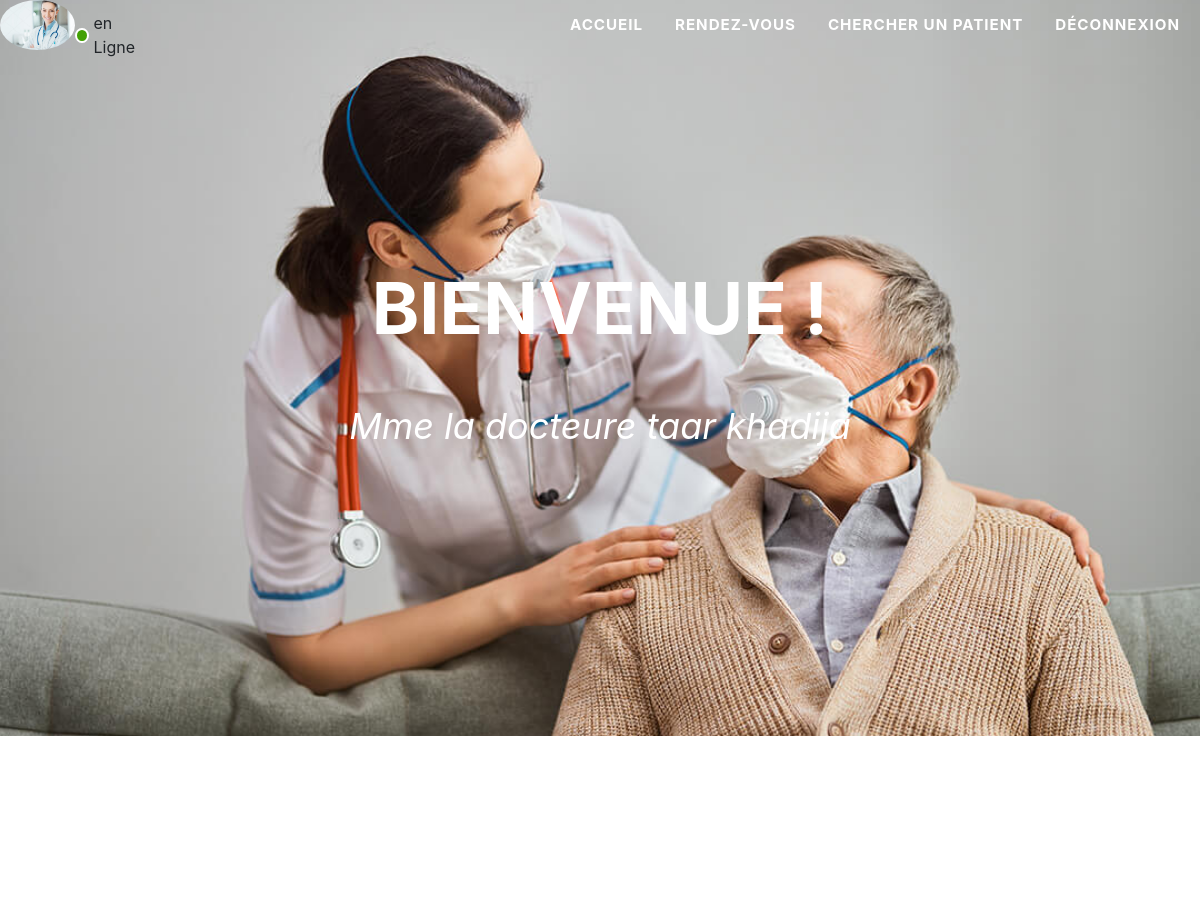
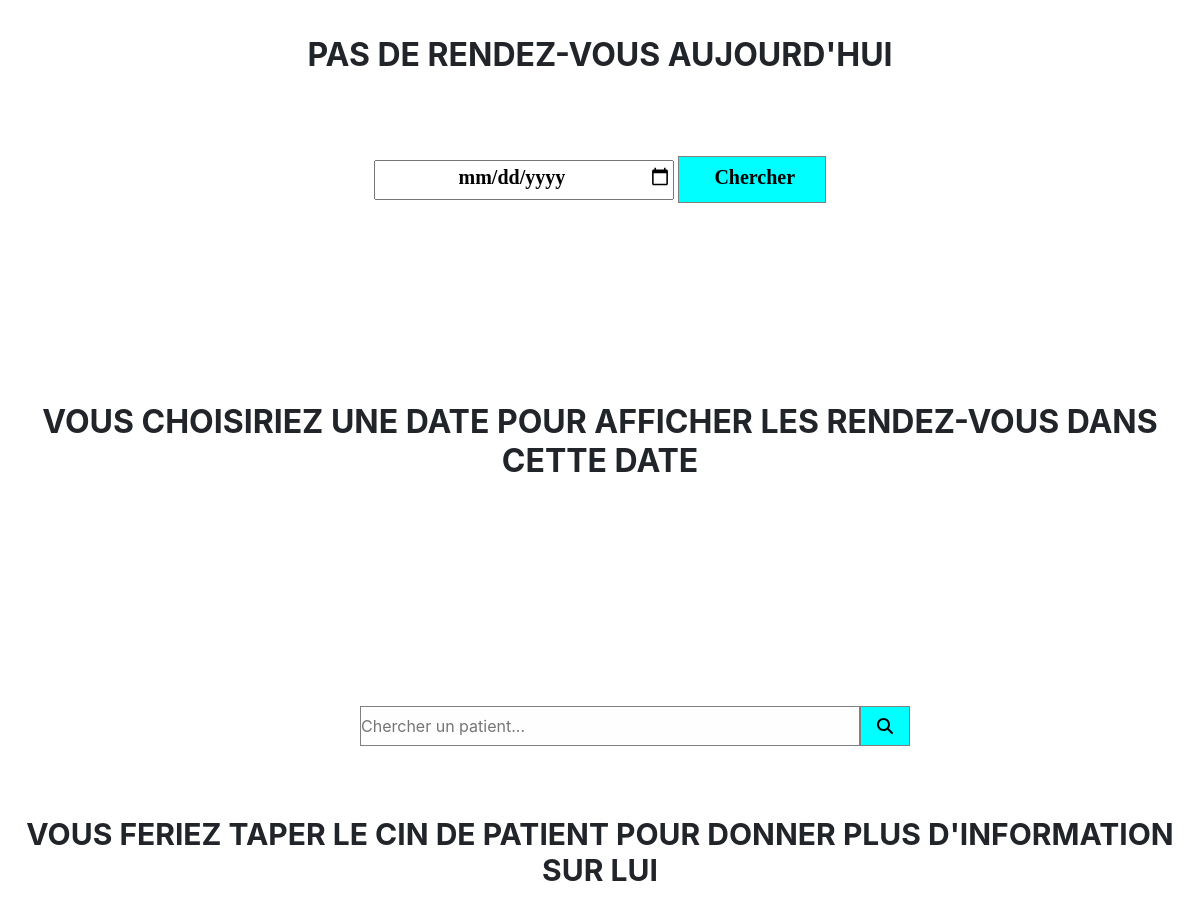
Page /Medcine/medcinaccueil.php (signed in) on the committed database (2 pictures, top to bottom).
### tables this page shows
CREATE TABLE IF NOT EXISTS `medcin` (
  `cinmed` varchar(10) NOT NULL,
  `nommed` varchar(45) NOT NULL,
  `prenommed` varchar(45) NOT NULL,
  `telemed` varchar(10) NOT NULL,
  `photomed` varchar(100) NOT NULL,
  `emailmed` varchar(50) NOT NULL,
  `codspecialiter` int(11) NOT NULL,
  `dplmmed` varchar(100) NOT NULL,
  `sexe` varchar(7) NOT NULL,
  PRIMARY KEY (`cinmed`),
  KEY `fk1` (`codspecialiter`)
);

### Medcine/medcinaccueil.php (the view, shortened to what this page needs)
<!DOCTYPE html>
<html lang="en">
    <head>
         <link rel="stylesheet"  href="css/acueil.css">
        <link href="css/styles.css" rel="stylesheet" />
        <?php
        require "conexion.php";
        $cin=$_SESSION["cin"];
        $rep1=$con->query("SELECT `photomed`, `nommed`, `prenommed`,`sexe` FROM `medcin`
        WHERE `cinmed`='$cin'");
        $ligne=$rep1->fetch();?>
    </head>
    <body id="page-top" >
        <nav class="navbar navbar-expand-lg navbar-dark fixed-top" id="mainNav">
        <?php $photo=$ligne["photomed"];
            echo"<img src='images/$photo' style=' width:80px;
            height:50px;
            border-radius: 50%;'/>";?>
            <div id='enligne'> </div>
    <div style=' position:relative;
    top:10px; left:5px;'>en Ligne</div>
            <div class="container">
                <div class="collapse navbar-collapse" id="navbarResponsive">
                    <ul class="navbar-nav text-uppercase ms-auto py-4 py-lg-0">
                        <li class="nav-item"><a class="nav-link" href="#Accueil">Accueil</a></li>
                        <li class="nav-item"><a class="nav-link" href="#ajourdhuit">Rendez-vous</a></li>
                        <li class="nav-item"><a class="nav-link" href="#patient">Chercher un patient</a></li>
                        <li class="nav-item" id="adm"><a class="nav-link" href="DeconnexionPac.php">Déconnexion</a></li>
                    </ul>
                </div>
            </div>
        </nav>
        <header class="masthead" id="Accueil">
            <div class="container" >
                <div class="masthead-heading text-uppercase">Bienvenue !</div>
                <?php
                    if($ligne["sexe"]=="homme"){
                        echo"<div class='masthead-subheading' id='welcom'>Mr le docteur ".$ligne['nommed'] ." ".
                        $ligne['prenommed']."</div>";
                    }
                    else{
                        echo"<div class='masthead-subheading' id='welcom'>Mme la docteure ".$ligne['nommed'] ." ".
                        $ligne['prenommed']."</div>";
                    }
                ?>
            </div>
        </header>
        <br><br><br>
            <section  id='ajourdhuit' >
            <?php
                $r=0;
                    if($r==0){
                        echo"<div class='text-center' id='dans'>
                                <h2 class='section-heading text-uppercase'>Pas de rendez-vous aujourd'hui </h2>
                            </div>";
                    }
                ?>
                <section id="rendezvous">
                <form  method="post"  action="medcinaccueil.php#rendezvous" class="rend">
                    <div class='rendezvous'>
                        <input type="date" name="date"  >
                        <input type="submit" value=" Chercher" name="rendv" class="rndv">
                    <div>
                </form>
                <?php
                echo "<div class='rslrndv'>";
                if(isset($_POST["rendv"])){
                    $a=0;
                    $x=0;
                    if(!empty($_POST["date"])){
                        $date=$_POST["date"];
                        $rep=$con->query("SELECT `numrend`, `daterend`, `heurerend`, `cinmed`, `cinpac` FROM `rendezvous`
                        WHERE `daterend`='$date' and `cinmed`='$cin'  order by `heurerend`");
                        while($ligne=$rep->fetch()){
                            $x++;
                                if($a==0){
                                    echo"<div class='text-center' id='dans'>
                                    <h2 class='section-heading text-uppercase'>Les rendez-vous dans ".$date."</h2>
                                    </div>";
                                    echo"<table border='1'><tr><th>Numero de Rendez-vous</th><th>Date de Rendez-vous</th>
                                    <th>Heure de Rendez-vous</th><th>cin de patient </th></tr>"; }
                                $a++;
                                $cinpac=$ligne["cinpac"];
                                echo"<tr><td id='col1'>".$ligne["numrend"]."</td><td id='col2'>".$ligne["daterend"]."</td>
                                <td id='col1'>".$ligne["heurerend"]."</td>
                                <td id='col2'>".$ligne["cinpac"]."</td></tr>";
                        }
                        echo("</table>");
                        if($x==0){
                            echo"<div class='text-center' id='dans'>
                                    <h2 class='section-heading text-uppercase'>Pas de rendez-vous dans  ".$date."</h2>
                                </div>";
                        }
                    }
                    else{
                        echo"<script>alert('Choisir une date')</script>";
                    }
            }else{
                echo"<div class='text-center' id='dans'>
                        <h2 class='section-heading text-uppercase'>Vous Choisiriez une Date pour afficher les rendez-vous dans cette date  </h2>
                    </div>";
            }
            echo "</div>" ;?>
            </section>
                </section>
        <section id='patient'>
            <form method='post' class="form" action="medcinaccueil.php#patient">
                <input type="search" name="inpcherch" placeholder="Chercher un patient..." required/>
                <button type="submit"  name="cherch" class="chrch"><i class="fa fa-search"></i></button><br>
            <form >
        <?php
        if(isset($_POST["cherch"])){
            $cinpac=$_POST["inpcherch"];
            $rep=$con->query ("SELECT `cinpac`, `nompac`, `prenompac`, `genrePac`, `datenaissancepac`,
            `telePac`, `photopac` FROM `pacient` WHERE `cinpac`='$cinpac' and
            `cinpac`=any(select `cinpac` from rendezvous  where `cinmed`='$cin')");
            if($ligne=$rep->fetch()){
                echo"<div class='text-center' id='info'>
                        <h2 class='section-heading text-uppercase'>Plus d'informations...</h2>
                     </div>";
                $photopac=$ligne["photopac"];
                echo"<div class='medcin'>";
                echo"<img src='../Patient/Patient/Profil_Patient_img/$photopac'/>
                <span id='p1'> ". $ligne['nompac'] ." " . $ligne['prenompac']."</span >
                <hr>
                <p id='p2'>Date de Naissance :".$ligne['datenaissancepac']."</p>
                <hr>
                <p id='p3'> Genre : ".$ligne['genrePac']."</p>
                <hr>
                <p id='p4'>Telephone :".$ligne['telePac']."</p>
                <hr>
                </div>";
            }
            else{
                echo"<div class='text-center' >
                    <h2 class='text2'>Le patient qu'il a le CIN   '".$cinpac."' est introuvable</h2>
                </div>";
            }
        }else{
            echo"<div class='text-center' >
                    <h2 class='text3'>Vous feriez taper le CIN de patient pour donner plus d'information sur lui </h2>
                </div>";
        }
        ?>
        </section>
    </body>
</html>

### Medcine/css/acueil.css (style rules this page uses)
* { padding: 0px; margin: 0px; }
body { background-image:url('Login_v16/images/med.jpg'); background-repeat: no-repeat; background-position: center; background-size: cover; position: relative; width: 100%; height: 900px; }
nav { background-color: rgb(0, 255, 242); height: 50px; padding-top: 10px; }
input[type=search] { width: 500px; height: 40px; position: relative; left: 30%; bottom: -30Px; border: 1px solid grey; background-color: rgb(254, 254, 254); }
.chrch { height: 40px; width: 50px; position: relative; left: 29.6%; border: 1px solid grey; bottom: -30px; border: 1px solid grey; background-color:aqua ; }
.rendezvous { position: relative; bottom: 100px; text-align: center; margin-top: 30px; }
input[type=date] { width: 300Px; text-align: center; height: 40px; font-family:Georgia, 'Times New Roman', Times, serif; font-size: 20px; padding-top: 5px; padding-bottom: 10px; font-weight: bolder; }
.rndv { background-color: aqua; border: solid gray 0.5px; padding-top: 5px; padding-bottom: 10px; padding-left:30px ; padding-right: 30px; font-weight: bolder; font-family:Georgia, 'Times New Roman', Times, serif; font-size: 20px; }
.rslrndv { margin-top: 100px; height: auto; padding-top: 100px; }
.text,.text3,.text2 { text-align: center; font-size: 30px; position: relative; top: 100px; }
.text,.text3 { text-transform: uppercase; }
#welcom { padding-bottom: 60px; }
#patient { position: relative; bottom: 400px; height: 900; padding-top: 200px; }
#ajourdhuit,#rendezvous { height:auto }
section { height: auto; }
#enligne { border: 0.129em rgb(255, 255, 255) solid ; background-color: rgb(67, 160, 4); border-radius: 100% ; width: 15px; height: 15px; position:relative; top:10px; color: rgba(162, 162, 162, 0.45); }

### rows in the picture
medcin: photomed (picture), nommed "taar", prenommed "khadija"
